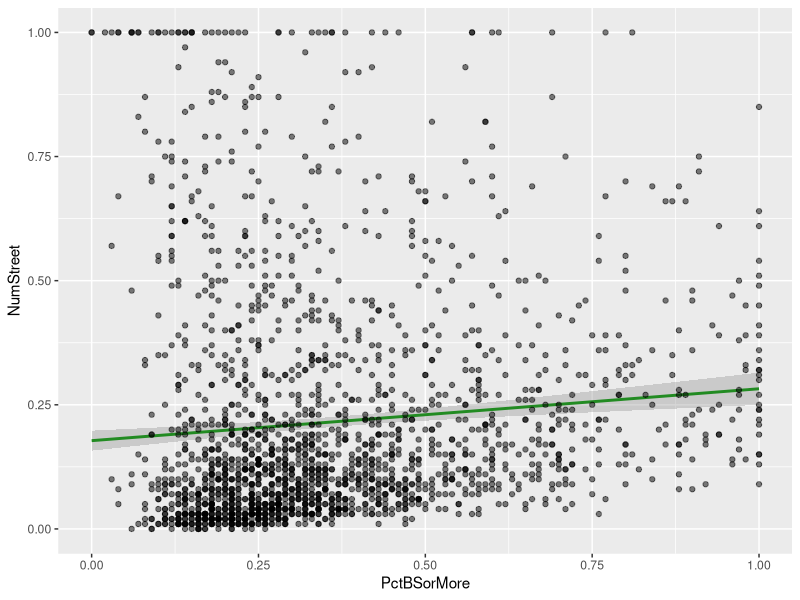
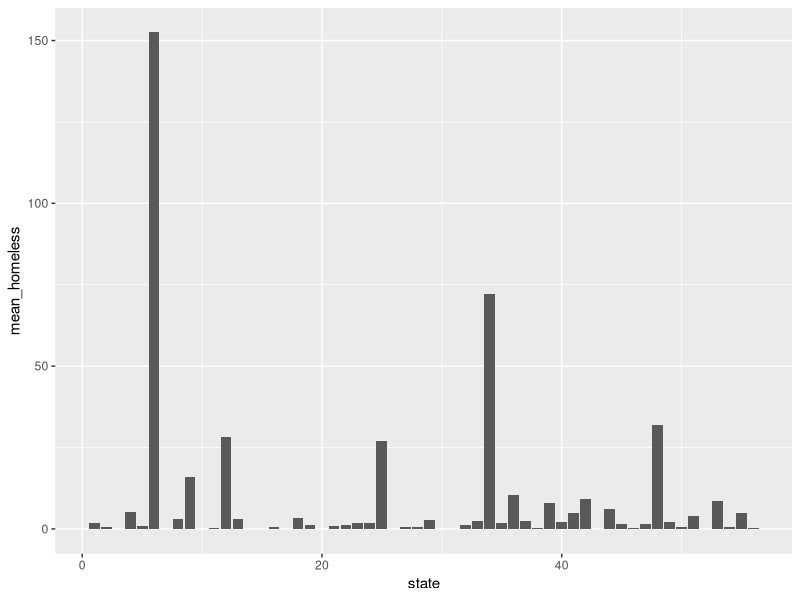
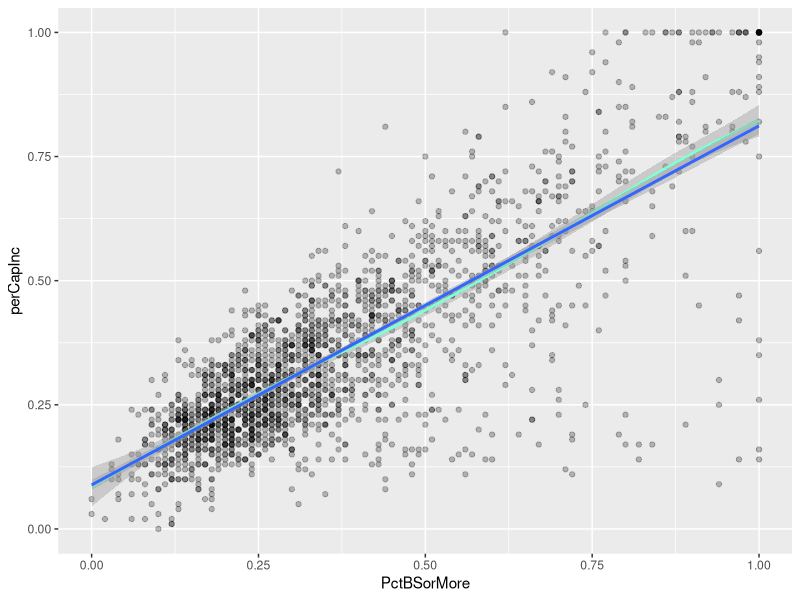
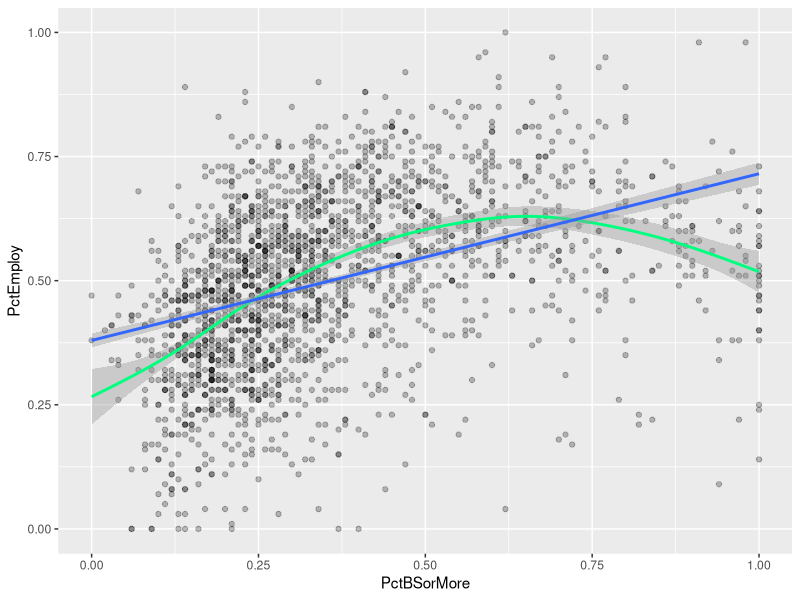

Here is the R script that generated these plots, in order:
## ---- chunk 1
knitr::opts_chunk$set(echo = TRUE)
## ---- chunk 2
library(tidyverse)
# Add any other libraries here



## ---- chunk 3
communities <- read_csv("data/communities.data")




## ---- chunk 4

communities %>% select(communityname,PctLess9thGrade,PctNotHSGrad,PctBSorMore, NumStreet, NumInShelters) %>% 
  ggplot(aes(y=NumStreet, x=PctBSorMore))+
  geom_smooth(method = lm, colour="forestgreen")+
  geom_point(alpha=0.5)
#Nothing useful here
## ---- chunk 5
homelessness <- communities %>% 
  group_by(state) %>% 
  mutate(mean_homeless=mean(NumStreet), mean_shelter=mean(NumInShelters))
homelessness %>%   
ggplot(aes(x=state,y=mean_homeless))+
  geom_col()
homelessness %>% 
  select(state,mean_homeless,mean_shelter) %>% 
  filter(mean_homeless>0.15|mean_shelter>0.08) %>% 
  summarise(mean1=mean(mean_homeless), mean2=mean(mean_shelter))
## ---- chunk 6
wed <- communities %>%
  select(PctBSorMore, perCapInc, PctEmploy, medIncome)
wed %>% 
  ggplot(aes(x=PctBSorMore, y=perCapInc)) +
  geom_point(alpha=0.25)+
  geom_smooth(colour="aquamarine")+
  geom_smooth(method = lm)
wed %>% 
  ggplot(aes(x=PctBSorMore, y=PctEmploy))+
  geom_point(alpha=0.25)+
  geom_smooth(colour="springgreen")+
  geom_smooth(method = lm)


## ---- chunk 7

communities %>% 
  select(PctEmplManu,PctOccupManu) %>% 
  filter(PctEmplManu==PctOccupManu)
communities %>% 
  select(PctEmplManu,PctOccupManu) %>% 
  filter(PctEmplManu!=PctOccupManu)

#for some reason there are two variables fro the same thing and they mostly have #different values!
